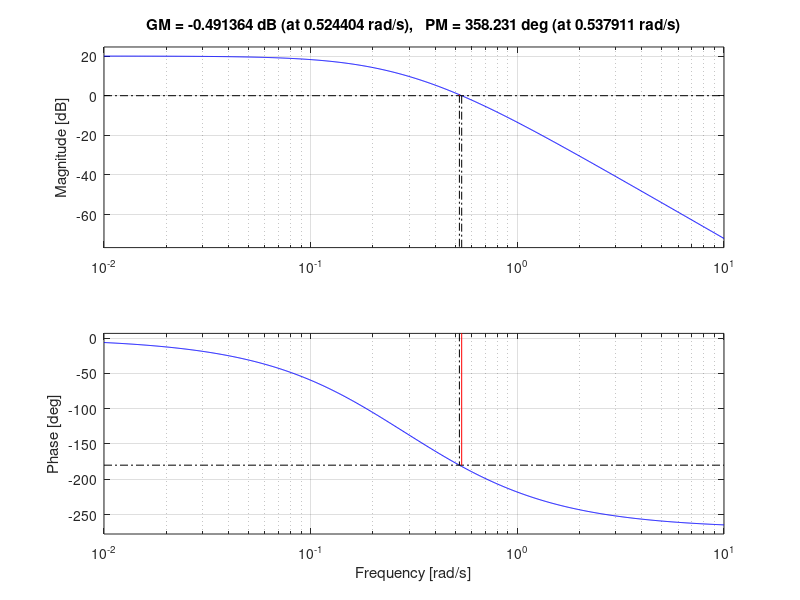
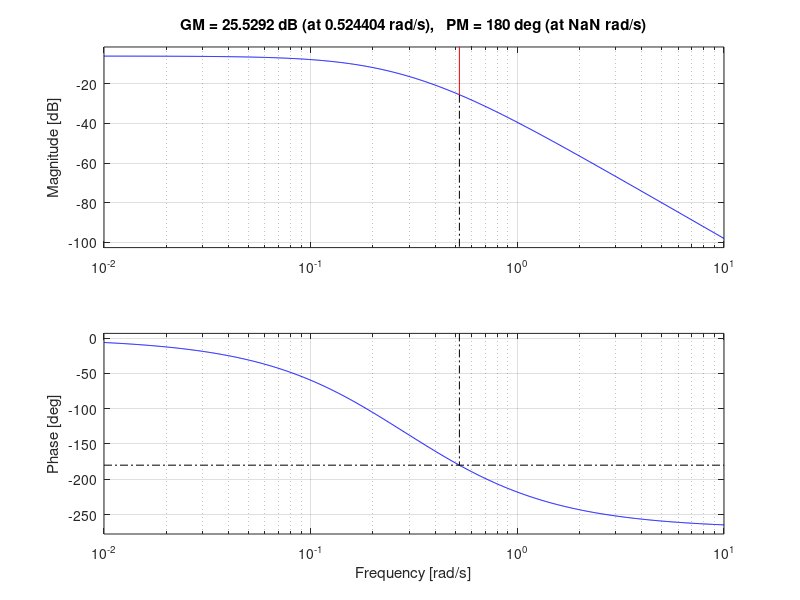
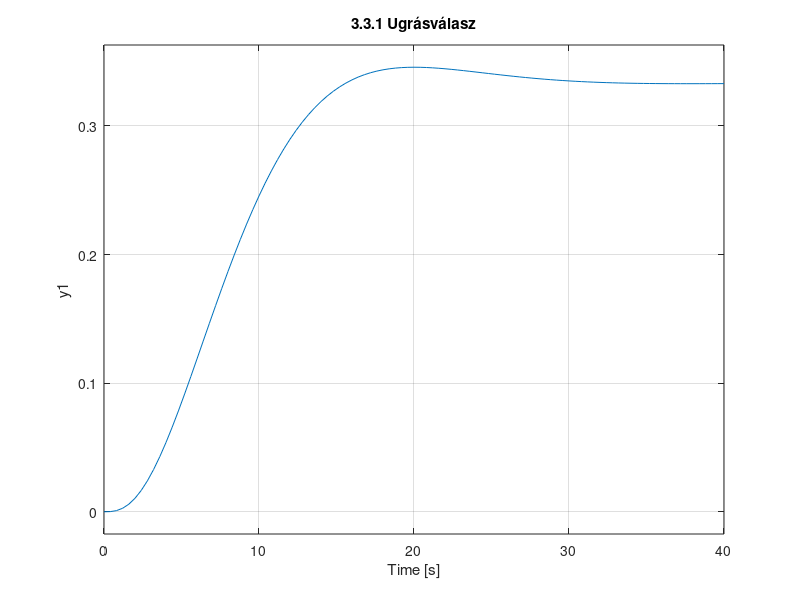

Write the MATLAB code that produced these figures, in order. (Note: this script raises an error after producing the figures.)
clear all; close all; clc;

%% Feladatlap 2 - 3. Feladat: P szabályozó
% Szakasz (1. feladatból): Wp(s) = 10 / ((5s+1)*(4s+1)*(2s+1))
s = tf('s');
Wp = 10 / ((5*s+1)*(4*s+1)*(2*s+1));

% Szabályozó: P típus, Wc(s) = Ap.
% 3.1 Felnyitott kör
% Wo = Ap * Wp
disp('3.1 Felnyitott kör: Wo = Ap * 10 / ((5s+1)(4s+1)(2s+1))');

%% 3.2 Határeset (Stabilitás)
% Megnézzük, hol 180 fok a fázis a szakaszban (Ap nem tol fázist).
figure(1);
margin(Wp); 
[Gm, Pm, Wcg, Wcp] = margin(Wp);
% Gm megadja, mennyivel szorozhatjuk meg a rendszert, hogy instabil legyen.
% Tehát a kritikus erősítés: K_krit = Gm.
% Mivel a szakasz statikus erősítése 10, és a Wp-ben benne van, az Ap_krit = Gm értékétől függ.
% Ha a margin parancs a TELJES Wo-ra futna, akkor a Gm az "extra" erősítés lenne.
% Itt a Wp-re futtattuk. Ha Wc = Ap, akkor Wo = Ap * Wp.
% A rendszer akkor instabil, ha |Wo| >= 1 a -180 foknál.
% |Wp| = 1/Gm a -180 foknál (definíció szerint).
% Tehát ha Ap * (1/Gm) = 1 => Ap = Gm.
Ap_krit = Gm;
disp(['3.2 Kritikus Ap (Stabilitás határa): ', num2str(Ap_krit)]);
disp(['   Kritikus körfrekvencia (w_180): ', num2str(Wcg)]);

%% 3.3 Bode tétel
% A Bode stabilitási kritérium szerint a zárt kör akkor stabil, ha a felnyitott kör Bode diagramja
% a vágási körfrekvencián (ahol az erősítés 0 dB) a fázis nagyobb mint -180 fok.
% (Fázistartalék pozitív).

%% 3.3.1 Hangolás
% Követelmények: 
% - Túllövés < 13%
% - Beállási idő < 23 s
% - Fázistartalék > 130 fok (Ez furcsa, P szabályozóval nehéz nagy fázistartalékot elérni, mert nem javít fázist, sőt a szakasz fázisa romlik a frekvenciával).
% Lehet, hogy elírás és 30 fok? Vagy 13 fok?
% Ha 130 fok kell, akkor nagyon kicsi sávszélesség (lassú rendszer) kell, ahol a szakasz fázisa még nem esett be -50 fok alá (-180+130 = -50).
% Nézzük meg, hol -50 a szakasz fázisa. Nagyon alacsony frekvencián.

% PROBALGATAS:
Ap_tuned = 0.05; % Nagyon kicsi erősítés kellhet a nagy fázistartalékhoz.

Wo_tuned = Ap_tuned * Wp;
T_tuned = feedback(Wo_tuned, 1);

figure(2);
margin(Wo_tuned);
[Gm_t, Pm_t, Wcg_t, Wcp_t] = margin(Wo_tuned);

figure(3);
step(T_tuned);
title('3.3.1 Ugrásválasz');
info = stepinfo(T_tuned);

disp('3.3.1 Eredmények:');
disp(['   Ap: ', num2str(Ap_tuned)]);
disp(['   Fázistartalék: ', num2str(Pm_t)]);
disp(['   Beállási idő: ', num2str(info.SettlingTime)]);

%% 3.5 Maradó hiba
% Típus: 0 (Nincs integrátor).
% Hiba = 1 / (1 + K_hurok).
% K_hurok = Ap * K_szakasz = Ap * 10.
err = 1 / (1 + Ap_tuned * 10);
disp(['3.5 Maradó hiba: ', num2str(err)]);
disp('   Indoklás: P szabályozó nem tartalmaz integrátort, így a rendszer típusszáma 0. A hiba nem nulla.');

